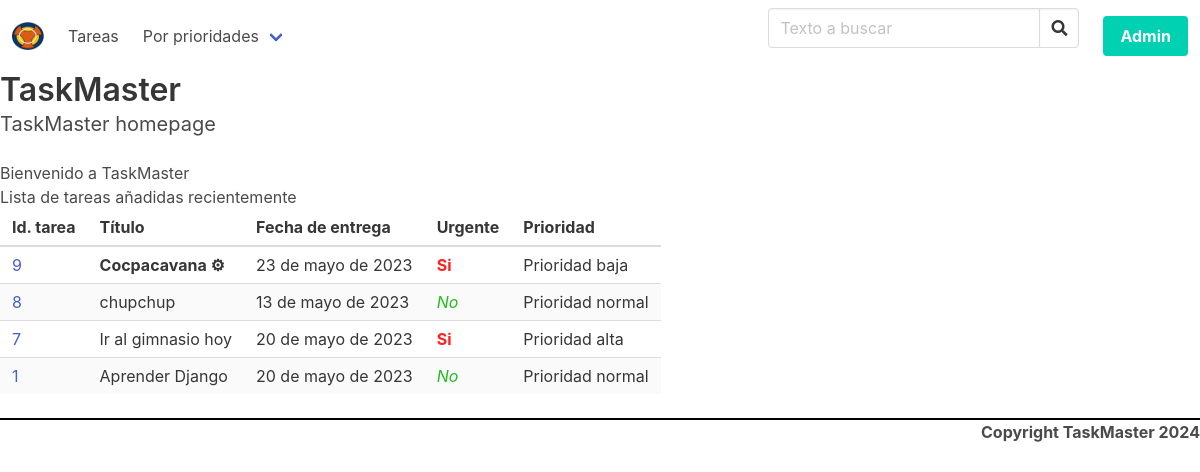
The page / on the database its author committed.
### tasks/models.py (models this page shows, shortened)
class Task(models.Model):
    class Meta:
        verbose_name = "Tarea"
        verbose_name_plural = "Tareas"
    title = models.CharField(
        verbose_name="título",
        max_length=250,
        unique=True,
    )
    subject = models.ForeignKey(
        Subject,
        verbose_name="Asignatura",
        on_delete=models.PROTECT,
        related_name="tasks",
        default=1,
    )
    due_date = models.DateField(
        "Fecha de entrega",
        null=True,
        blank=True,
        default=None,
        validators=[
            date_in_future,
        ],
    )
    urgent = models.BooleanField(
        "Urgente",
        default=False,
    )
    priority = models.CharField(
        "Prioridad",
        max_length=1,
        choices=PRIORITIES,
        default="N",
    )
    created = models.DateTimeField(auto_now_add=True)
    updated = models.DateTimeField(auto_now=True)

### tasks/views.py (the view)
# urls.py: path("", views.homepage, name="homepage"),
def homepage(request):
    tasks = Task.objects.all().order_by("-created")[0:4]
    return render(
        request,
        "tasks/homepage.html",
        {
            "title": "TaskMaster homepage",
            "tasks": tasks,
        },
    )

### tasks/templates/tasks/homepage.html
{% extends 'tasks/base.html' %}
{% block content %}
<h2>Bienvenido a TaskMaster</h2>
<h3>Lista de tareas añadidas recientemente</h3>
{% include 'tasks/task_table.html' %}
{% endblock content %}

### tasks/templates/tasks/task_table.html
<table class="table is-striped is-hoverable">
    <thead>
        <tr>
            <th>Id. tarea</th>
            <th>Título</th>
            <th>Fecha de entrega</th>
            <th>Urgente</th>
            <th>Prioridad</th>
        </tr>
    </thead>
    <tbody>
        {% for task in tasks %}
        <tr>
            <td>
                <a href="{% url 'edit_task' pk=task.pk %}" role="botton" class="buttom is-primary">
                    {{ task.id }}
                </a>
            </td>
            <td>
                {% if forloop.first %}
                <b> {{ task.title|capfirst|add:" ⚙" }} </b>
                {% else %}
                {{ task.title }}
                {% endif %}
            </td>
            <td>
                {% if task.due_date %}
                {{ task.due_date }}
                {% endif %}
            </td>
            <td>
                {% if task.urgent %}
                <b class="urgente"> Si </b>
                {% else %}
                <i class="no-urgente"> No </i>
                {% endif %}
            </td>
            <td>
                {{ task.get_priority_display }}
            </td>
        </tr>
        {% endfor %}
    </tbody>
</table>

### tasks/static/tasks/css/custom.css (style rules this page uses)
.urgente { font-weight: bolder; color: rgb(255, 32, 32); }
.no-urgente { font-style: italic; color: rgb(32, 188, 32); }

### rows shown on the page
Task: id "9", title|add "Cocpacavana ⚙", due_date "23 de mayo de 2023", urgent "Si", priority "Prioridad baja"
Task: id "8", title "chupchup", due_date "13 de mayo de 2023", urgent "No", priority "Prioridad normal"
Task: id "7", title "Ir al gimnasio hoy", due_date "20 de mayo de 2023", urgent "Si", priority "Prioridad alta"
Task: id "1", title "Aprender Django", due_date "20 de mayo de 2023", urgent "No", priority "Prioridad normal"

### other values the page prints
{{ title }} "TaskMaster homepage"
